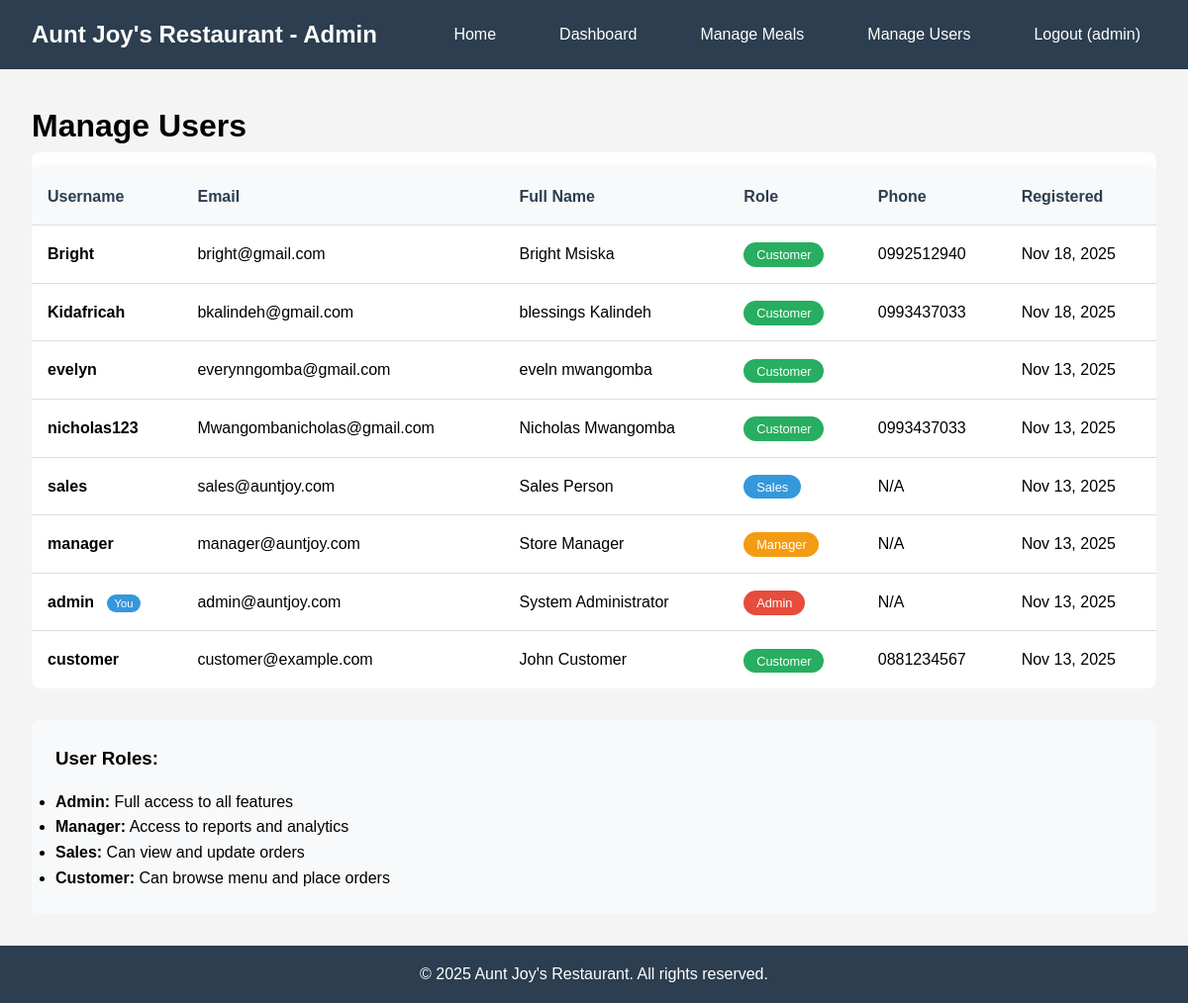
/admin/manage_users.php (signed in), run on the app's committed database.
### tables this page shows
CREATE TABLE `users` (
  `id` int(11) NOT NULL,
  `username` varchar(50) NOT NULL,
  `email` varchar(100) NOT NULL,
  `password_hash` varchar(255) NOT NULL,
  `role` enum('customer','admin','sales','manager') NOT NULL DEFAULT 'customer',
  `full_name` varchar(100) NOT NULL,
  `phone` varchar(20) DEFAULT NULL,
  `address` text DEFAULT NULL,
  `created_at` timestamp NOT NULL DEFAULT current_timestamp()
);

### admin/manage_users.php (the view, shortened to what this page needs)
<?php
$database = new Database();
$db = $database->getConnection();
$query = "SELECT * FROM users ORDER BY created_at DESC";
$stmt = $db->prepare($query);
$stmt->execute();
$users = $stmt->fetchAll(PDO::FETCH_ASSOC);
?>
<?php include 'header.php'; ?>
<h1>Manage Users</h1>
<div style="background: white; border-radius: 8px; overflow: hidden;">
    <table class="table">
        <thead>
            <tr>
                <th>Username</th>
                <th>Email</th>
                <th>Full Name</th>
                <th>Role</th>
                <th>Phone</th>
                <th>Registered</th>
            </tr>
        </thead>
        <tbody>
            <?php foreach ($users as $user): ?>
                <tr>
                    <td>
                        <strong><?php echo htmlspecialchars($user['username']); ?></strong>
                        <?php if ($user['id'] == $_SESSION['user_id']): ?>
                            <span style="background: #3498db; color: white; padding: 0.2rem 0.5rem; border-radius: 12px; font-size: 0.7rem; margin-left: 0.5rem;">You</span>
                        <?php endif; ?>
                    </td>
                    <td><?php echo htmlspecialchars($user['email']); ?></td>
                    <td><?php echo htmlspecialchars($user['full_name']); ?></td>
                    <td>
                        <span style="background:
                            <?php
                                switch($user['role']) {
                                    case 'admin': echo '#e74c3c'; break;
                                    case 'manager': echo '#f39c12'; break;
                                    case 'sales': echo '#3498db'; break;
                                    default: echo '#27ae60';
                                }
                            ?>;
                            color: white; padding: 0.3rem 0.8rem; border-radius: 15px; font-size: 0.8rem;">
                            <?php echo ucfirst($user['role']); ?>
                        </span>
                    </td>
                    <td><?php echo htmlspecialchars($user['phone'] ?? 'N/A'); ?></td>
                    <td><?php echo date('M j, Y', strtotime($user['created_at'])); ?></td>
                </tr>
            <?php endforeach; ?>
        </tbody>
    </table>
</div>
<div style="margin-top: 2rem; padding: 1.5rem; background: #f8f9fa; border-radius: 8px;">
    <h3>User Roles:</h3>
    <ul style="margin-top: 1rem;">
        <li><strong>Admin:</strong> Full access to all features</li>
        <li><strong>Manager:</strong> Access to reports and analytics</li>
        <li><strong>Sales:</strong> Can view and update orders</li>
        <li><strong>Customer:</strong> Can browse menu and place orders</li>
    </ul>
</div>
<?php include '../includes/footer.php'; ?>

### assets/css/style.css (style rules this page uses)
* { margin: 0; padding: 0; box-sizing: border-box; }
body { font-family: Arial, sans-serif; line-height: 1.6; background-color: #f4f4f4; }
.table { width: 100%; background: white; border-collapse: collapse; margin-top: 1rem; border-radius: 8px; overflow: hidden; box-shadow: 0 2px 10px rgba(0,0,0,0.1); }
.table th, .table td { padding: 1rem; text-align: left; border-bottom: 1px solid #ddd; }
.table th { background: #f8f9fa; font-weight: bold; color: #2c3e50; }
.table tr:last-child td { border-bottom: none; }

### data on the page
users: username "Bright", email "bright@gmail.com", full_name "Bright Msiska", role "Customer", phone "0992512940", created_at "Nov 18, 2025"
users: username "Kidafricah", email "bkalindeh@gmail.com", full_name "blessings Kalindeh", role "Customer", phone "0993437033", created_at "Nov 18, 2025"
users: username "evelyn", email "everynngomba@gmail.com", full_name "eveln mwangomba", role "Customer", created_at "Nov 13, 2025"
users: username "nicholas123", email "Mwangombanicholas@gmail.com", full_name "Nicholas Mwangomba", role "Customer", phone "0993437033", created_at "Nov 13, 2025"
users: username "sales", email "sales@auntjoy.com", full_name "Sales Person", role "Sales", phone "N/A", created_at "Nov 13, 2025"
users: username "manager", email "manager@auntjoy.com", full_name "Store Manager", role "Manager", phone "N/A", created_at "Nov 13, 2025"
users: username "admin", shows "You", email "admin@auntjoy.com", full_name "System Administrator", role "Admin", phone "N/A", created_at "Nov 13, 2025"
users: username "customer", email "customer@example.com", full_name "John Customer", role "Customer", phone "0881234567", created_at "Nov 13, 2025"

### other printed values
$_SESSION['username'] "admin"
